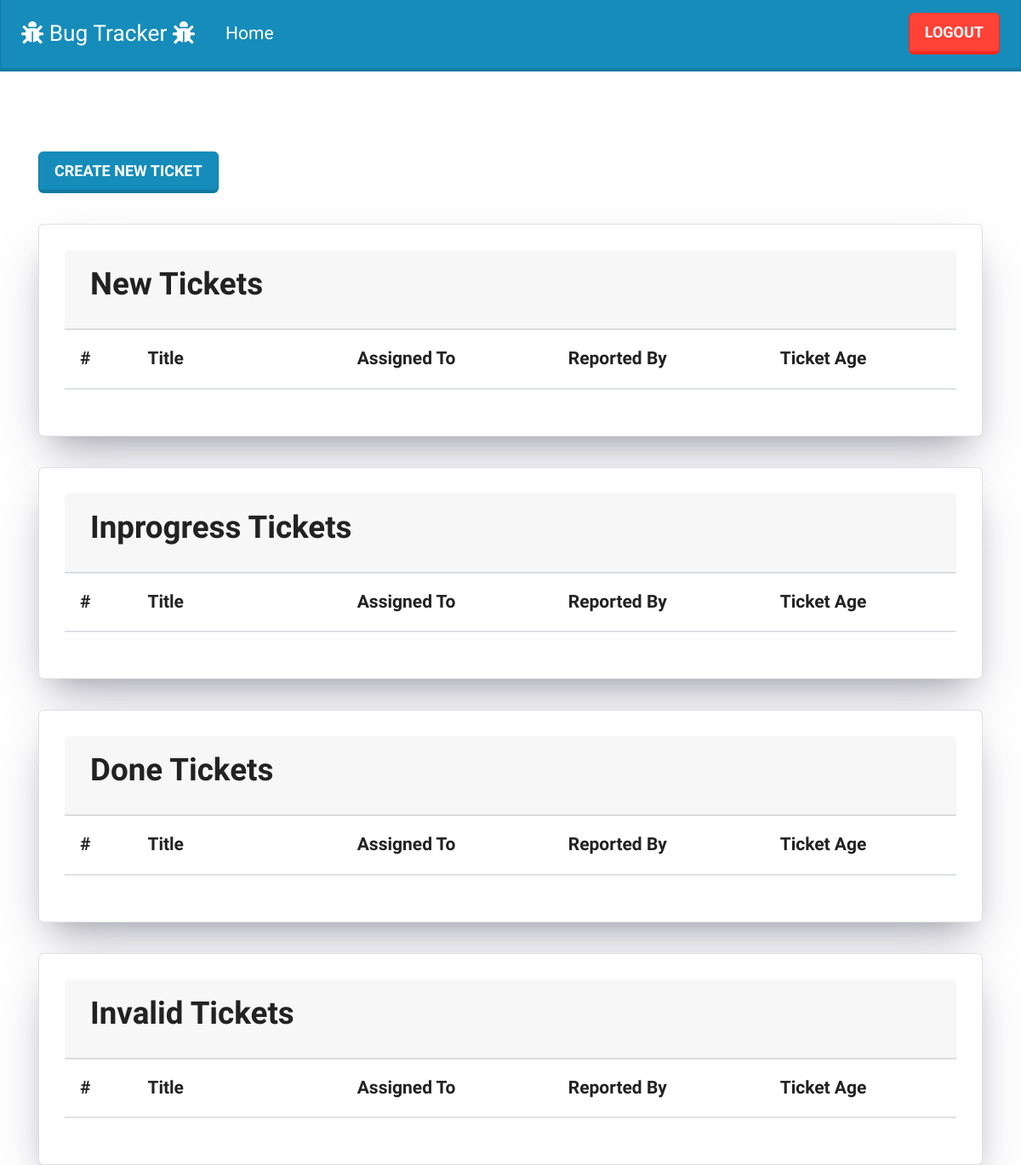
Before: / (signed in) with the older database file.
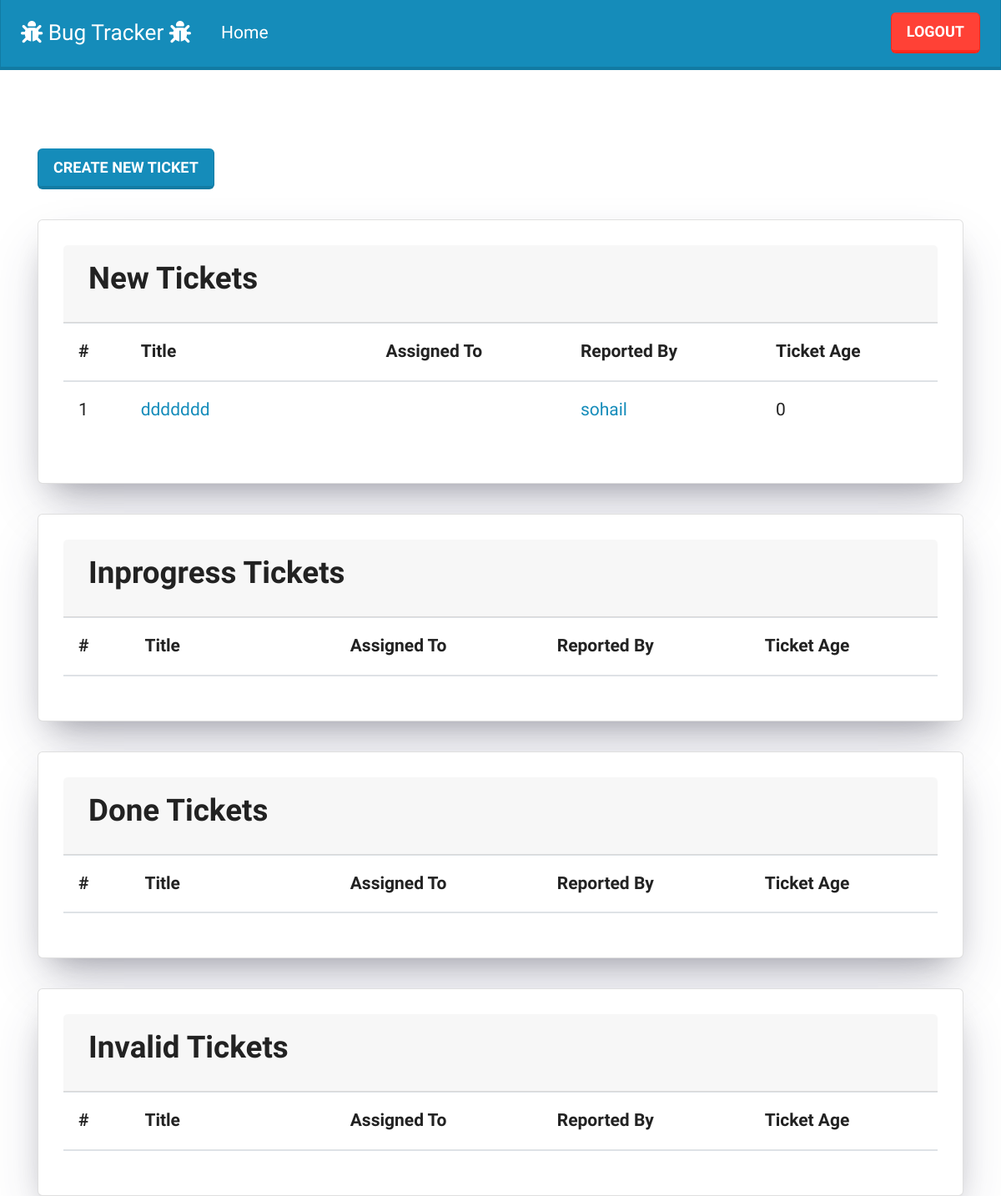
After: the same page with the newer database file.
### bug_tracker_app/models.py (models this page shows, shortened)
class TicketModel(models.Model):
    STATUS_OF_TICKETS_CHOICES = [
        ('New', 'New'),
        ('In Porgress', 'In Porgress'),
        ('Done', 'Done'),
        ('Invalid', 'Invalid'),
    ]
    title = models.CharField(max_length=100)
    time_submitted = models.DateTimeField(auto_now_add=True)
    description = models.TextField(max_length=300)
    status = models.CharField(max_length=20,default=None,choices=STATUS_OF_TICKETS_CHOICES)
    user_filed = models.ForeignKey(CustomUserModel,on_delete=models.CASCADE,null=True,related_name = 'user_filed')
    user_assigned = models.ForeignKey(CustomUserModel,on_delete=models.CASCADE,null=True,related_name = 'user_assigned')
    user_ticket_completed = models.ForeignKey(CustomUserModel,on_delete=models.CASCADE,null=True,related_name = 'user_ticket_completed')
    @property
    def age(self):
        date_in_datebase = self.time_submitted
        current_date = datetime.now(timezone.utc)
        diffencce_date = current_date - date_in_datebase
        return diffencce_date.days

class CustomUserModel(AbstractUser):
    bio = models.CharField(max_length=100)
    def __str__(self):
        return self.username

### bug_tracker_app/views.py (the view)
# urls.py: path('',views.index_view,name='home_page'),
@login_required(login_url='login_page')
def index_view(request):
    all_tickets = models.TicketModel.objects.all()
    return render(request,'dashboard.htm',{'all_tickets':all_tickets})

### bug_tracker_app/templates/dashboard.htm (shortened to what this page needs)
{% extends "base.htm" %}
{% block content %}
<a class="btn btn-primary" href="{% url 'add_ticket_page'  %}">Create new Ticket</a>
<div class="card" id="dashboard_card">
    <div class="card-body">
        <div class="card-header">
            <h3><b>New Tickets</b></h3>
        </div>
        <table class="table">
            <tbody>
                <thead>
                    <tr>
                        <th scope="col">#</th>
                        <th scope="col">Title</th>
                        <th scope="col"></th>
                        <th scope="col"></th>
                        <th scope="col">Assigned To</th>
                        <th scope="col">Reported By</th>
                        <th scope="col">Ticket Age</th>
                    </tr>
                </thead>
                {% for ticket in all_tickets %}
                <tr>
                    {% if ticket.status == "New" %}
                    <td>{{ticket.id}}</td>
                    <td><a href="{% url 'ticket_detail_page' ticket.id %}"> {{ticket.title}}</a></td>
                    <td></td>
                    <td></td>
                    {% if ticket.user_assigned ==  None  %}
                    <td></td>
                    {%else%}
                    <td><a href="{% url 'user_detail_page' ticket.user_assigned%}">{{ticket.user_assigned}}</a></td>
                    {%endif%}
                    <td><a href="{% url 'user_detail_page' ticket.user_filed%}">{{ticket.user_filed}}</a></td>
                    <td>{{ticket.age}}</td>
                    {%endif%}
                </tr>
                {% endfor %}
            </tbody>
        </table>
    </div>
</div>
<div class="card" id="dashboard_card">
    <div class="card-body">
        <div class="card-header">
            <h3><b>Inprogress Tickets</b></h3>
        </div>
        <table class="table">
            <tbody>
                <thead>
                    <tr>
                        <th scope="col">#</th>
                        <th scope="col">Title</th>
                        <th scope="col"></th>
                        <th scope="col"></th>
                        <th scope="col">Assigned To</th>
                        <th scope="col">Reported By</th>
                        <th scope="col">Ticket Age</th>
                    </tr>
                </thead>
            </tbody>
        </table>
    </div>
</div>
<div class="card" id="dashboard_card">
    <div class="card-body">
        <div class="card-header">
            <h3><b>Done Tickets</b></h3>
        </div>
        <table class="table">
            <tbody>
                <thead>
                    <tr>
                        <th scope="col">#</th>
                        <th scope="col">Title</th>
                        <th scope="col"></th>
                        <th scope="col"></th>
                        <th scope="col">Assigned To</th>
                        <th scope="col">Reported By</th>
                        <th scope="col">Ticket Age</th>
                    </tr>
                </thead>
            </tbody>
        </table>
    </div>
</div>
<div class="card" id="dashboard_card">
    <div class="card-body">
        <div class="card-header">
            <h3><b>Invalid Tickets</b></h3>
        </div>
        <table class="table">
            <tbody>
                <thead>
                    <tr>
                        <th scope="col">#</th>
                        <th scope="col">Title</th>
                        <th scope="col"></th>
                        <th scope="col"></th>
                        <th scope="col">Assigned To</th>
                        <th scope="col">Reported By</th>
                        <th scope="col">Ticket Age</th>
                    </tr>
                </thead>
            </tbody>
        </table>
    </div>
</div>
{% endblock %}

### bug_tracker_app/templates/base.htm (shortened to what this page needs)
<!doctype html>
<html lang="en">
<head>
    {%load static %}
    <link rel="stylesheet" href="{% static 'bootstrap.css'  %}" type="text/css">
    {%load static %}
    <link rel="stylesheet" href="{% static 'style.css'  %}" type="text/css">
</head>
<body>
    {%include 'navbar.htm' %}
    <div class="container">
        {% block content %}
        {% endblock %}
    </div>
</body>
</html>

### bug_tracker_app/templates/navbar.htm (shortened to what this page needs)
<nav class="navbar navbar-expand-lg navbar-dark bg-primary">
    <a class="navbar-brand" href="{% url 'home_page' %}"><i class="fas fa-bug"></i> Bug Tracker <i
            class="fas fa-bug"></i></a>
    <div class="collapse navbar-collapse" id="navbarNav">
        <ul class="navbar-nav">
            <li class="nav-item active">
                <a class="nav-link" href="{% url 'home_page' %}">Home </span></a>
            </li>
        </ul>
    </div>
    <ul class="navbar-nav">
        <li class="nav-item">
            {%if user.is_authenticated %}
            <a type="button" class="btn btn-danger" href="/logout/">Logout</a>
            {%endif%}
        </li>
    </ul>
</nav>
<br>
<br>
<br>

### static/style.css (style rules this page uses)
:root { box-sizing: border-box; font-size: 1.5rem; background-color: ; }
#dashboard_card { margin-top: 1.5rem; box-shadow: 0 30px 60px -12px rgba(50,50,93,.25), 0 18px 36px -18px rgba(0,0,0,.3) !important; }

Changed rows visible on the page:
added TicketModel: id "1", title "ddddddd", user_filed "sohail", age "0"
